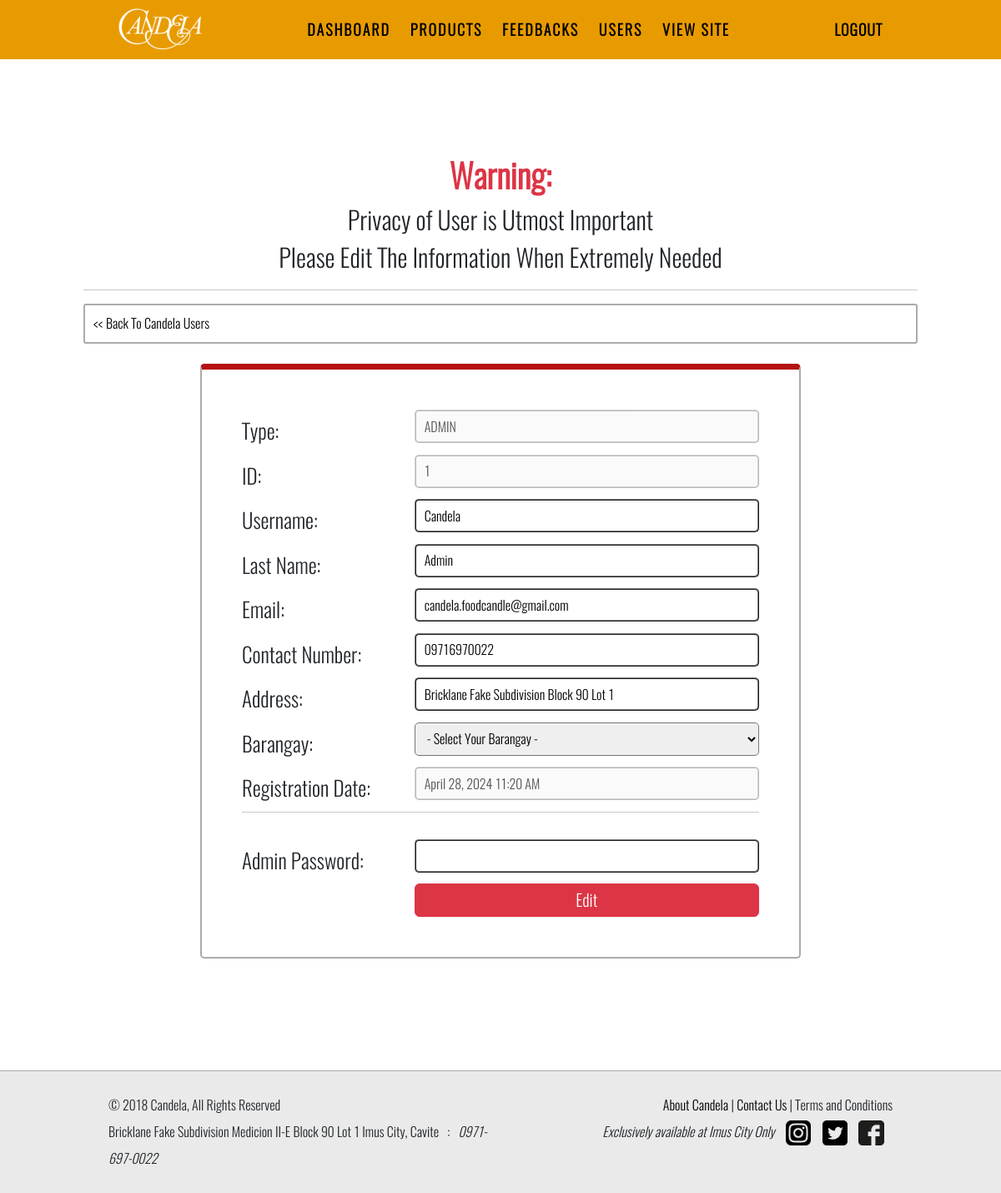
Page /admin-users.php?id=1 on the committed database.
### tables this page shows
CREATE TABLE `addresses` (
  `address_id` mediumint PRIMARY KEY NOT NULL AUTO_INCREMENT,
  `user_id` mediumint NOT NULL,
  `user_address` text NOT NULL,
  `barangay` varchar(255) NOT NULL,
  `created_at` timestamp NOT NULL
);

CREATE TABLE `users` (
  `user_id` mediumint PRIMARY KEY NOT NULL AUTO_INCREMENT,
  `username` varchar(255) NOT NULL,
  `lastname` varchar(255) NOT NULL,
  `email` varchar(100) NOT NULL,
  `contactnumber` varchar(11) NOT NULL,
  `password` varchar(255) NOT NULL,
  `registration_date` timestamp NOT NULL,
  `type` bool NOT NULL
);

### utilities/sanitize_input.php (called while the page is built, shortened)
<?php
function test_input($mysqli, $data) {
    $data = trim($data);
    $data = stripslashes($data);
    $data = htmlspecialchars($data);
    $data = mysqli_real_escape_string($mysqli, $data);
    return $data;
}
?>

### utilities/server.php (called while the page is built, shortened)
<?php
require("conn/db_connection.php");
require("sanitize_input.php");
class Users {
	static function select_info($id) {
		global $mysqli;
		$id = test_input($mysqli, $id);
		$query = "SELECT u.user_id, username, lastname, email, contactnumber, registration_date, user_address, barangay, type
					FROM users u LEFT JOIN addresses a
					ON u.user_id = a.user_id WHERE u.user_id = $id";
		$result = @mysqli_query($mysqli, $query);
		return ($result && mysqli_num_rows($result) > 0) ? $result : false;
	}
}
?>

### admin-users.php (the view, shortened to what this page needs)
<?php
	require("utilities/server.php");
?>
<!DOCTYPE html>
<html>
<head>
	<?php require("templates/head.php"); ?>
</head>
<body>
<?php require("templates/nav_admin.php"); ?>
<div class="body-content">
	<?php if (!isset($_GET['id'])): ?>
	<div id="welcome-page" class="padding-y-1 padding-x-3">
		<header id="product-header" class="font-35 fw-bold text-center">
			Candela Users<br />
		</header>
		<div class="font-20 text-center">
			Tip: Click the ID of the user to edit them.
		</div>
		<div class="font-20 text-center">
			<a href="myaccount.php" class="btn btn-primary">Go to My Account</a>
		</div>
		<hr />
		<div class="px-3 py-1">
			<form action="admin-users.php" method="get" id="search-product">
				<input type="text" class="search-text-width py-1 my-1" placeholder="Search a User..." name="search" maxlength="255">
				<input type="submit" value="Search" class="btn btn-success my-1">
				<a href="admin-users.php" class="btn btn-danger my-1">Clear Search</a>
			</form>
		</div>
		<hr />
		<div>
			<?php if (isset($_GET['search'])): ?>
				<div class="text-center font-20">
					Search Results for: <span class="font-25"><?= $_GET['search']; ?></span>
				</div>
			<?php endif; ?>
			<?php
					if (isset($_GET['search'])) {
						$user_list = Users::select_search($_GET['search']);
					} else {
						$user_list = Users::select_all();
					}
			?>
                <div class="width-100" style="overflow-x: auto;">
                    <table class="w-100 border border-black" id="user-table">
                        <tr class="font-20 fw-bold border-bottom border-black bg-color-1">
                            <td>Id</td>
                            <td>User Name</td>
                            <td>Last Name</td>
                            <td>Email</td>
                            <td>Number</td>
                            <td>Address</td>
                            <td>Barangay</td>
                            <td>Delete</td>
                        </tr>
						<?php if ($user_list):
								while ($user = mysqli_fetch_array($user_list, MYSQLI_ASSOC)):
						?>
							<tr class="paginate">
								<td>
									<?php if ($user['type'] == 0): ?>
										<a href="admin-users.php?id=<?= $user['user_id'] ?>" class="btn btn-secondary">
									<?php else: ?>
										<a href="admin-users.php?id=<?= $user['user_id'] ?>" class="btn btn-danger">
									<?php endif; ?>
										<?= $user['user_id'] ?>
									</a>
								</td>
								<td><?= $user['username'] ?></td>
								<td><?= $user['lastname'] ?></td>
								<td><?= $user['email'] ?></td>
								<td><?= $user['contactnumber'] ?></td>
								<td><?= $user['user_address'] ?></td>
								<td><?= $user['barangay'] ?></td>
								<td>
									<?php if ($user['type'] == 0): ?>
										<a href="admin-users-delete.php?id=<?= $user['user_id'] ?>" class="btn btn-danger">Delete</a>
									<?php endif; ?>
								</td>
							</tr>
						<?php 	endwhile;
							  endif; ?>
                    </table>
                </div>
			<div class="d-flex justify-content-center py-2">
				<div id="page-nav-content">
					<div id="page-nav"></div>
				</div>
			</div>
		</div>
	</div>
	<?php else: ?>
		<?php if ($_GET['id'] != '' && is_numeric($_GET['id']) && Users::select_info($_GET['id'])): ?>
			<?php
				$userlist = Users::select_info($_GET['id']);
				$user = mysqli_fetch_array($userlist, MYSQLI_ASSOC);
			?>
			<div id="welcome-page" class="padding-y-1 padding-x-3">
				<div class="text-center">
					<span class="font-40 text-danger fw-bold">Warning:</span>
					<div class="font-30">
						Privacy of User is Utmost Important
						<br />Please Edit The Information When Extremely Needed
					</div>
				</div>
				<hr />
				<div id="product-nav">
					<a href="admin-users.php"><< Back To Candela Users</a>
				</div>
				<div class="padding-x-4 py-4">
					<div class="px-5 mx-auto sidebar-box-red-1 py-5">
						<form method="post" action="admin-users.php?id=<?=$_GET['id']?>">
							<div class="row gx-0">
								<div class="col-md-4 py-2">
									<span class="font-25">Type:</span>
								</div>
								<div class="col-md-8">
									<?php if ($user['type'] == 0): ?>
										<input type="text" class="contact-input" value="USER" disabled />
									<?php else: ?>
										<input type="text" class="contact-input" value="ADMIN" disabled />
									<?php endif; ?>
								</div>
								<div class="col-md-4 py-2">
									<span class="font-25">ID:</span>
								</div>
								<div class="col-md-8">
									<input type="text" name="" class="contact-input" value="<?=$user['user_id']?>" maxlength="255" disabled>
								</div>
								<div class="col-md-4 py-2">
									<span class="font-25">Username:</span>
								</div>
								<div class="col-md-8">
									<input type="text" name="username" class="contact-input" value="<?=$user['username']?>" maxlength="255">
								</div>
								<div class="col-md-4 py-2">
									<span class="font-25">Last Name:</span>
								</div>
								<div class="col-md-8">
									<input type="text" name="lastname" class="contact-input" value="<?=$user['lastname']?>" maxlength="255">
								</div>
								<div class="col-md-4 py-2">
									<span class="font-25">Email:</span>
								</div>
								<div class="col-md-8">
									<input type="text" name="email" class="contact-input" value="<?=$user['email']?>" maxlength="255">
								</div>
								<div class="col-md-4 py-2">
									<span class="font-25">Contact Number:</span>
								</div>
								<div class="col-md-8">
									<input type="text" name="contactnumber" class="contact-input" value="<?=$user['contactnumber']?>" maxlength="255">
								</div>
								<div class="col-md-4 py-2">
									<span class="font-25">Address:</span>
								</div>
								<div class="col-md-8">
									<input type="text" name="address" class="contact-input" value="<?=$user['user_address']?>" maxlength="255">
								</div>
								<div class="col-md-4 py-2">
									<span class="font-25">Barangay:</span>
								</div>
								<div class="col-md-8">
									<select name="barangay" id="barangay" class="contact-input">
										<option>- Select Your Barangay -</option>
									</select>
								</div>
								<div class="col-md-4 py-2">
									<span class="font-25">Registration Date:</span>
								</div>
								<div class="col-md-8">
									<input type="text" class="contact-input" value="<?= date('F j, Y g:i A', strtotime($user['registration_date'])) ?>" disabled>
								</div>
								<hr />
								<div class="col-md-4 py-2"></div>
								<div class="col-md-8"></div>
								<div class="col-md-4 py-2">
									<span class="font-25">Admin Password:</span>
								</div>
								<div class="col-md-8">
									<input type="password" name="adminpass" class="contact-input">
								</div>
								<div class="col-md-4 py-2">
								</div>
								<div class="col-md-8">
									<input type="submit" name="usersubmit" class="w-100 p-1 font-20 btn btn-danger" value="Edit">
								</div>
							</div>
						</form>
					</div>
				</div>
			</div>
		<?php else: ?>
			<?php require("templates/admin/wrong_access/candela_users.php"); ?>
	<?php 	endif;
		endif; ?>
</div>
<?php require("templates/footer.php"); ?>
</body>
</html>

### style.css (style rules this page uses)
body { margin:0; font-family: oswald; font-size: 16px; }
* { box-sizing: border-box; }
@media (min-width: 0px) { .padding-x-1, .padding-x-3 { padding-left: 10px; padding-right: 10px; } }
@media (min-width: 0px) { .padding-x-4 { padding-left: 20px; padding-right: 20px; } }
@media (min-width: 0px) { .padding-y-1 { padding-top: 60px; padding-bottom: 60px; } }
@media (min-width: 576px) { .padding-x-1, .padding-x-2, .padding-x-3 { padding-left: 30px; padding-right: 30px; } }
@media (min-width: 576px) { .padding-x-4 { padding-left: 50px; padding-right: 50px; } }
@media (min-width: 576px) { .padding-y-1 { padding-top: 110px; padding-bottom: 110px; } }
@media (min-width: 768px) { .padding-x-2, .padding-x-3 { padding-left: 50px; padding-right: 50px; } }
@media (min-width: 768px) { .padding-x-4 { padding-left: 90px; padding-right: 90px; } }
@media (min-width: 992px) { .padding-x-2, .padding-x-3 { padding-left: 100px; padding-right: 100px; } }
@media (min-width: 992px) { .padding-x-4 { padding-left: 140px; padding-right: 140px; } }
.font-20 { font-size: 20px; }
.font-25 { font-size: 25px; }
.font-30 { font-size: 30px; }
.font-40 { font-size: 40px; }
.sidebar-box-red-1 { border-color: rgb(180, 17, 17) #ababab #ababab #ababab; border-width: 7px 2px 2px 2px; border-style: solid; border-radius: 5px; }
.body-content { min-height: 62vh; }
.contact-input { width: 100%; height: 40px; padding-left: 10px; border-radius: 5px; border-style: ridge; }
#product-nav { padding: 10px; border-color: #ababab; border-style: solid; border-width: 2px; border-radius: 3px; }
a { text-decoration: none; color: #000; transition: .3s ease; }

### rows in the picture
addresses: user.user_id "1", username "Candela", lastname "Admin", email "candela.foodcandle@gmail.com", contactnumber "09716970022", address "Bricklane Fake Subdivision Block 90 Lot 1", user.registration_date "April 28, 2024 11:20 AM"
